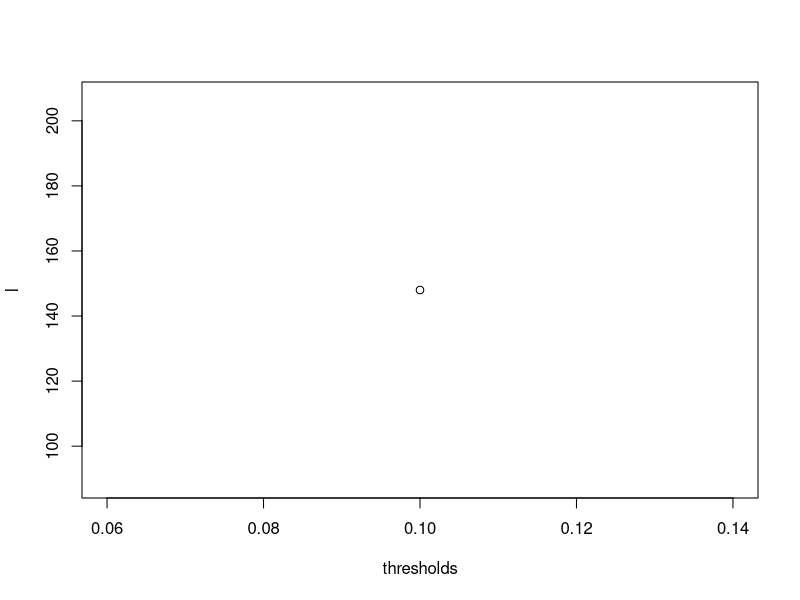

Write the R code that produced this figure.

#set Directory to data path
setwd('/Users/dave/isye6501/Week 7')
#create table of crime data with headers
gcdata<-read.table("germancredit.txt", header = FALSE)
#Check class and inspect data
class(gcdata)
head(gcdata)
summary(gcdata)
#convert response column from 1 and 2 into 0 and 1 for logistic regression
twotozero<-function(x){
    if (x == 2)
      x<-0
      return(x)
}
gcdata$V21 <- sapply(gcdata$V21, twotozero)

#CREATE TRAIN TEST VAL SPLIT
set.seed(1)
spec = c(train = .7, test = .15, validate = .15)

g = sample(cut(
  seq(nrow(gcdata)), 
  nrow(gcdata)*cumsum(c(0,spec)),
  labels = names(spec)
))

gcdata = split(gcdata, g)


#build model - choose based on AIC - 706 with all factors
logreg<-glm(V21~V1+V2+V3+V4+V5+V6+V8+V14, data = gcdata$train, family=binomial(link='logit')) #best model
summary(logreg)
logreg$residuals

#choosing a threshold based on loss function
pred<-predict(logreg, gcdata$validate)
pred
l = c()
thresholds=c()
thresh<-.1
bin_pred = as.integer(pred>(thresh))
confusion_matrix = table(bin_pred,gcdata$validate$V21)
loss = confusion_matrix[2,1] + 5*confusion_matrix[1,2]
l<-c(l,loss)
thresholds<-c(thresholds,thresh)
confusion_matrix
loss
plot(l, x = thresholds)
#predict 
pred_test<-predict(logreg, gcdata$test)
bin_pred_test = as.integer(pred_test>(.1))
confusion_matrix_test = table(bin_pred,gcdata$test$V21)
loss = confusion_matrix_test[2,1] + 5*confusion_matrix_test[1,2]
confusion_matrix_test
loss
